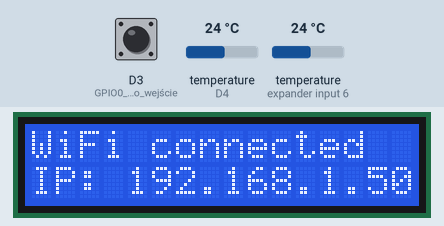
Recording of a sketch running on a simulated ESP8266 (NodeMCU). Shown: 16×2 character LCD. Inputs (shaded band) come from the test bench; at power-on: D3 (GPIO0_jako_wejście) HIGH, temperature (sensors on D4, expander input 6) 24 °C. WiFi joins after 1.5 s; servers stay silent unless stated; network time is answered at once with the bench clock; the local clock reads 2024-03-15 10:24:30 at power-on unless the sketch sets it.

Above: at 3.7 s.
At 6.7 s:
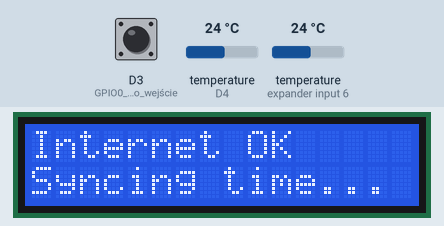
At 11.5 s:
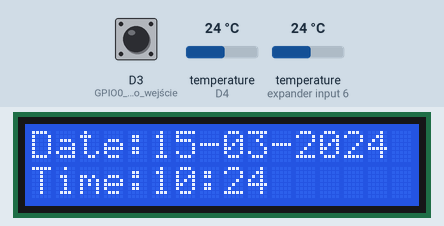
At 32.8 s:
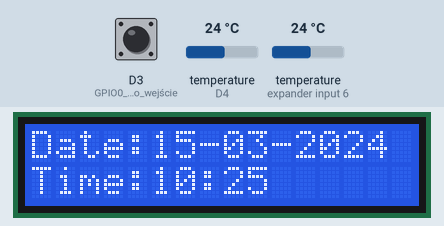
At 38.1 s:
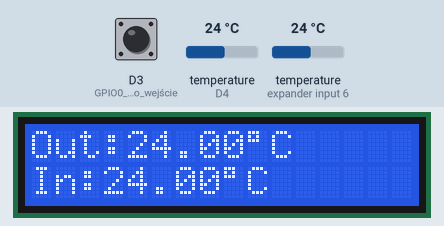

The sketch:

ESP_termometr_final.ino
```cpp
#include <ESP8266WiFi.h>
#include <ESP8266Ping.h>
#include <OneWire.h>
#include <DallasTemperature.h>
#include <Wire.h>
#include <LiquidCrystal_I2C.h>
#include <NTPClient.h>
#include <WiFiUdp.h>

#define ONE_WIRE_BUS D4
OneWire oneWire(ONE_WIRE_BUS);
DallasTemperature sensors(&oneWire);

int lcdColumns = 16;
int lcdRows = 2;

LiquidCrystal_I2C lcd(0x27, lcdColumns, lcdRows);

float temp1, temp2;
unsigned long previousMillis = 0;
const long interval = 5000; // 5 seconds
bool showTemp = false;
bool timeInitialized = false;
bool internetAvailable = false;

const char* ssid = "Your Network SSID";
const char* password = "Your Network Password";

WiFiUDP ntpUDP;
NTPClient timeClient(ntpUDP, "pool.ntp.org", 3600, 60000);

void displayMessage(String line1, String line2 = "") {
  lcd.clear();
  lcd.setCursor(0, 0);
  lcd.print(line1);
  if (line2 != "") {
    lcd.setCursor(0, 1);
    lcd.print(line2);
  }
  delay(2000);
}

bool checkInternetConnection() {
  const int maxAttempts = 3;
  for (int i = 0; i < maxAttempts; i++) {
    if (Ping.ping("8.8.8.8", 1)) {
      return true;
    }
    delay(1000);
  }
  return false;
}

void adjustTimeOffset() {
  if (!internetAvailable) return;

  time_t now = timeClient.getEpochTime();
  if (now < 100000) return;

  struct tm *timeinfo = gmtime(&now);
  int year = timeinfo->tm_year + 1900;
  int month = timeinfo->tm_mon + 1;
  int day = timeinfo->tm_mday;
  int hour = timeinfo->tm_hour;

  if (month > 3 && month < 10) {
    timeClient.setTimeOffset(7200);
  } else if (month == 3) {
    int lastSunday = (31 - (5 * year / 4 + 4) % 7);
    if (day > lastSunday || (day == lastSunday && hour >= 2)) {
      timeClient.setTimeOffset(7200);
    }
  } else if (month == 10) {
    int lastSunday = (31 - (5 * year / 4 + 1) % 7);
    if (day < lastSunday || (day == lastSunday && hour < 3)) {
      timeClient.setTimeOffset(7200);
    }
  }
}

void displayDateTime() {
  if (!timeInitialized || !internetAvailable) {
    displayMessage("No internet", "Check WiFi");
    return;
  }

  timeClient.update();
  adjustTimeOffset();

  String timeStr = timeClient.getFormattedTime();
  unsigned long epochTime = timeClient.getEpochTime();

  // Poprawiona konwersja czasu
  time_t rawtime = (time_t)epochTime; // Rzutowanie na poprawny typ
  struct tm *timeinfo = gmtime(&rawtime);

  char dateStr[11];
  sprintf(dateStr, "%02d-%02d-%04d",
         timeinfo->tm_mday,
         timeinfo->tm_mon + 1,
         timeinfo->tm_year + 1900);

  lcd.clear();
  lcd.setCursor(0, 0);
  lcd.print("Date:");
  lcd.print(dateStr);
  lcd.setCursor(0, 1);
  lcd.print("Time:");
  lcd.print(timeStr.substring(0, 5));
}

void displayTemperature() {
  lcd.clear();
  lcd.setCursor(0, 0);
  lcd.print("Out:");
  lcd.print(temp1);
  lcd.print((char)223);
  lcd.print("C");

  lcd.setCursor(0, 1);
  lcd.print("In:");
  lcd.print(temp2);
  lcd.print((char)223);
  lcd.print("C");
}

void checkConnection() {
  static unsigned long lastCheck = 0;
  const long checkInterval = 30000; // 30 sekund

  if (millis() - lastCheck >= checkInterval) {
    lastCheck = millis();

    if (WiFi.status() != WL_CONNECTED) {
      internetAvailable = false;
      displayMessage("WiFi disconnected", "Reconnecting...");
      WiFi.reconnect();
      delay(1000);
      return;
    }

    internetAvailable = checkInternetConnection();

    if (!internetAvailable) {
      displayMessage("No internet", "Check connection");
      timeInitialized = false;
    } else if (!timeInitialized) {
      displayMessage("Syncing time...", "with NTP server");
      timeClient.begin();
      timeInitialized = true;
    }
  }
}

void setup() {
  Serial.begin(115200);
  lcd.init();
  lcd.backlight();

  displayMessage("Connecting to WiFi");

  pinMode(0, INPUT_PULLUP); // GPIO0 jako wejście
  if(digitalRead(0) == LOW) delay(1000);

  WiFi.begin(ssid, password);
  int attempts = 0;
  while (WiFi.status() != WL_CONNECTED && attempts < 20) {
    delay(500);
    attempts++;
    if (attempts % 4 == 0) {
      displayMessage("Connecting...", "Attempt " + String(attempts/2) + "/10");
    }
  }

  if (WiFi.status() != WL_CONNECTED) {
    displayMessage("Connection failed", "Check settings");
    while(1) delay(1000);
  }

  String ip = WiFi.localIP().toString();
  displayMessage("WiFi connected", "IP: " + ip);

  internetAvailable = checkInternetConnection();
  if (internetAvailable) {
    displayMessage("Internet OK", "Syncing time...");
    timeClient.begin();
    timeInitialized = true;
  } else {
    displayMessage("No internet", "Check connection");
  }

  sensors.begin();
  delay(2000);
}

void loop() {
  unsigned long currentMillis = millis();

  checkConnection();

  sensors.requestTemperatures();
  temp1 = sensors.getTempCByIndex(0);
  temp2 = sensors.getTempCByIndex(1);

  if (currentMillis - previousMillis >= interval) {
    previousMillis = currentMillis;

    if (internetAvailable) {
      if (showTemp) {
        displayTemperature();
      } else {
        displayDateTime();
      }
      showTemp = !showTemp;
    } else {
      displayMessage("No internet", "Check WiFi");
    }
  }

  delay(100);
}
```

Measured:
- what the display in image 0 shows lasts 3.0 s, from 3.6 s to 6.6 s
- what the display in image 1 shows lasts 4.9 s, from 6.6 s to 11.5 s
- what the display in image 2 shows lasts 5.3 s, from 11.5 s to 16.8 s
